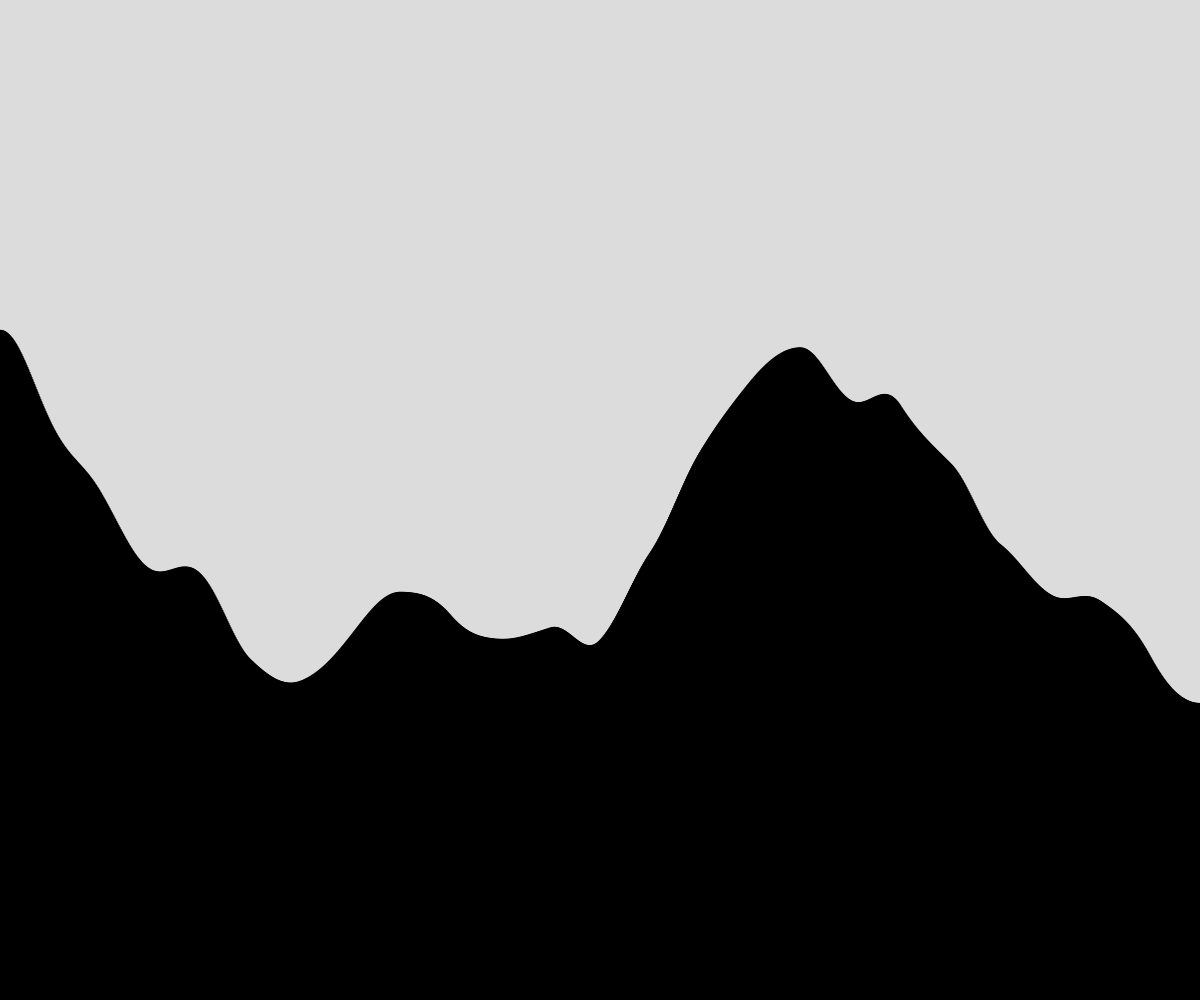
Frame 1 (no input)
Frame 60 (no input): identical to frame 1, image omitted
Frame 120 (the mouse pressed at the canvas centre since frame 60): identical to frame 1, image omitted

The p5.js sketch that drew this single still picture (run headless with seeded random() and noise() and a simulated clock; from frame 60 on, the mouse is pressed at the canvas centre):

// p5.js sketch
// ── sketch.js
// Project Title
// Your Name
// Date
//
// Extra for Experts:
// - describe what you did to take this project "above and beyond"
let heights = [];
let numberOfRectangles;

function setup() {
  createCanvas(windowWidth, windowHeight);
  numberOfRectangles = width;
  generateTerrain(numberOfRectangles);
}

function draw() {
  background(220);
  displayTerrain();
}

function displayTerrain() {
  let rectWidth = width/numberOfRectangles;
  fill("black");
  for (let i=0; i<heights.length; i++) {
    rect(i*rectWidth, height-heights[i], rectWidth, heights[i]);
  }
}

function generateTerrain(howMany) {
  let time = 0;
  let dTime = 0.0025;

  for(let i=0; i<howMany; i++) {
    let currentHeight = noise(time)*height;
    heights.push(currentHeight);
    time += dTime;
  }
}
